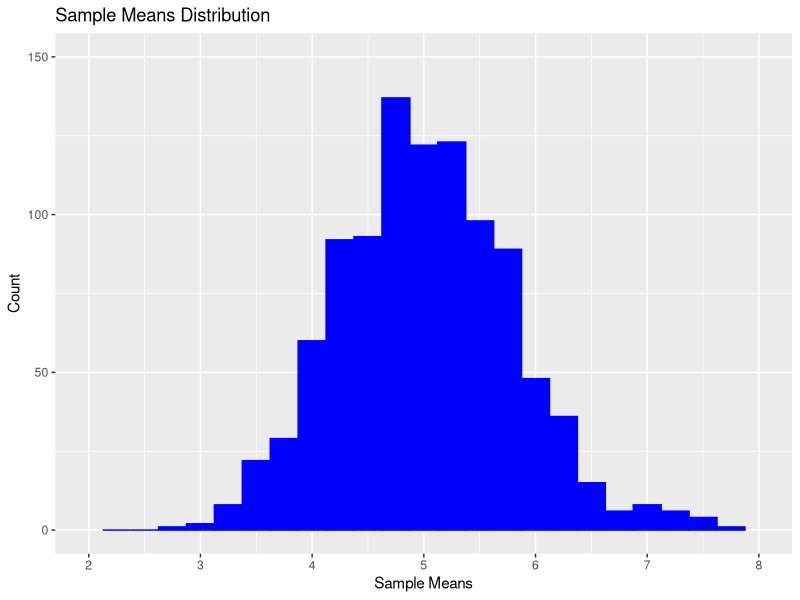
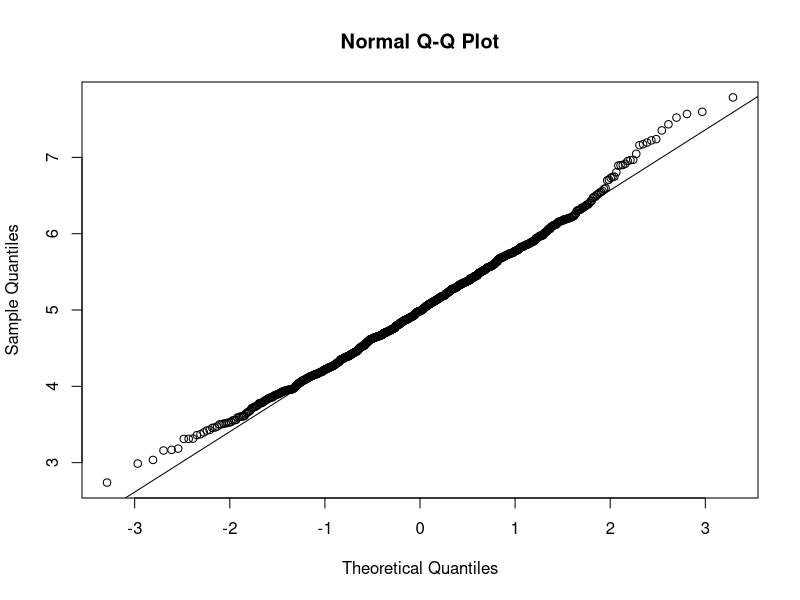

The R script that drew these images, in order:
## ---- chunk 1
list.of.packages <- c("knitr")
new.packages <- list.of.packages[!(list.of.packages %in% installed.packages()[,"Package"])]
if(length(new.packages)) install.packages(new.packages, repos = "http://cran.us.r-project.org")
suppressWarnings ( suppressMessages ( library ( knitr ) ) )
knitr::opts_chunk$set(fig.width=8, fig.height=4, fig.path='figures/StatisticalInferenceCourseProject/StatisticalInferenceCourseProjectPart1_', echo=TRUE, warning=FALSE, message=FALSE)
## ---- chunk 2
#Clear variables
rm ( list = ls ( all = TRUE ) )
#Get and set working directory
setwd ( getwd ( ) )
#Check installed status of requried packages, and install if necessary
list.of.packages <- c( "ggplot2" )
new.packages <- list.of.packages[!(list.of.packages %in% installed.packages()[,"Package"])]
if(length(new.packages)) install.packages(new.packages, repos = "http://cran.us.r-project.org")
suppressWarnings ( suppressMessages ( library ( ggplot2 ) ) )
## ---- chunk 3
set.seed ( 123 ) #set seed to ensure reproducibility
l <- 0.2 #set lambda
n <- 40 #number of exponetials to simulate
trials <- 1000 #number of trials to perform
ExpMatrix <- as.data.frame ( matrix ( rexp ( n * trials, rate = l ), trials, n ) ) #Create a dataframe of the trials
## ---- chunk 4
ExpMatrixMeans <- data.frame ( ExpMeans = apply ( ExpMatrix, 1, mean) ) #Create a dataframe of trial means
## ---- chunk 5
ggplot (data = ExpMatrixMeans, aes (x = ExpMeans)) +
  geom_histogram (binwidth = 0.25,
  fill = "blue",
  colour = "blue") +
  labs(title = "Sample Means Distribution", x = "Sample Means", y = "Count") +
  scale_x_continuous (limits = c(floor (min (
  ExpMatrixMeans$ExpMeans
  )), ceiling (max (
  ExpMatrixMeans$ExpMeans
  ))),
  breaks = seq (0, ceiling (max (
  ExpMatrixMeans$ExpMeans
  )), 1)) +
  scale_y_continuous (limits = c (0, 150))
## ---- chunk 6
qqnorm(ExpMatrixMeans$ExpMeans) #plot the q-q plot
qqline(ExpMatrixMeans$ExpMeans) #plot the normality line
## ---- chunk 7
TheoreticalMean <- 1 / l #The theoretical mean is 1 / lambda 
TrialsMean <- round ( mean ( ExpMatrixMeans$ExpMeans ), 2 ) #Compute the mean of sample means from the simulated trials
## ---- chunk 8
TheoreticalSD <- ( 1 / l ) / sqrt ( n ) #The theoretical standard deviation is ( 1 / l ) / sqrt ( n )
TrialsSD <- sd ( ExpMatrixMeans$ExpMeans ) #calculate the standard deviation of the sample means
